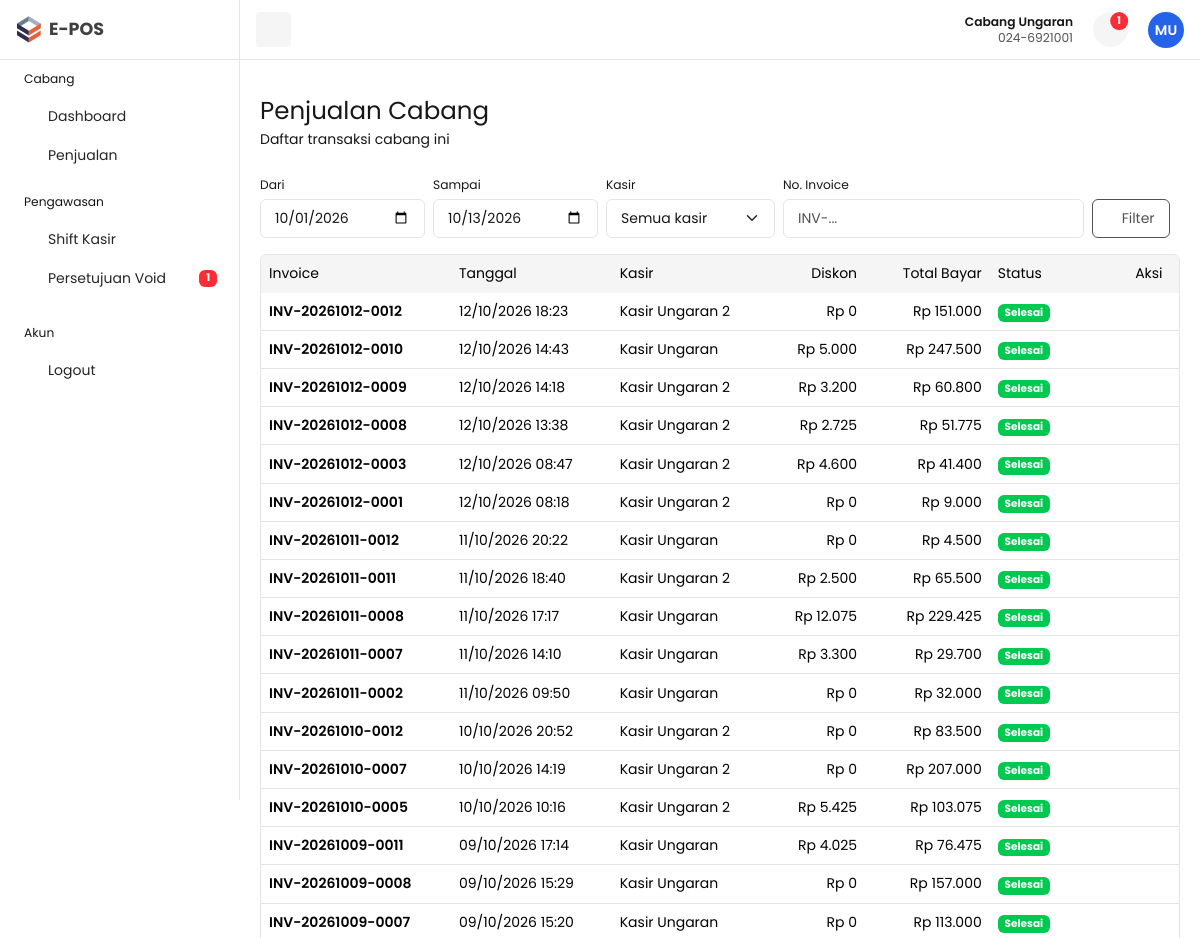
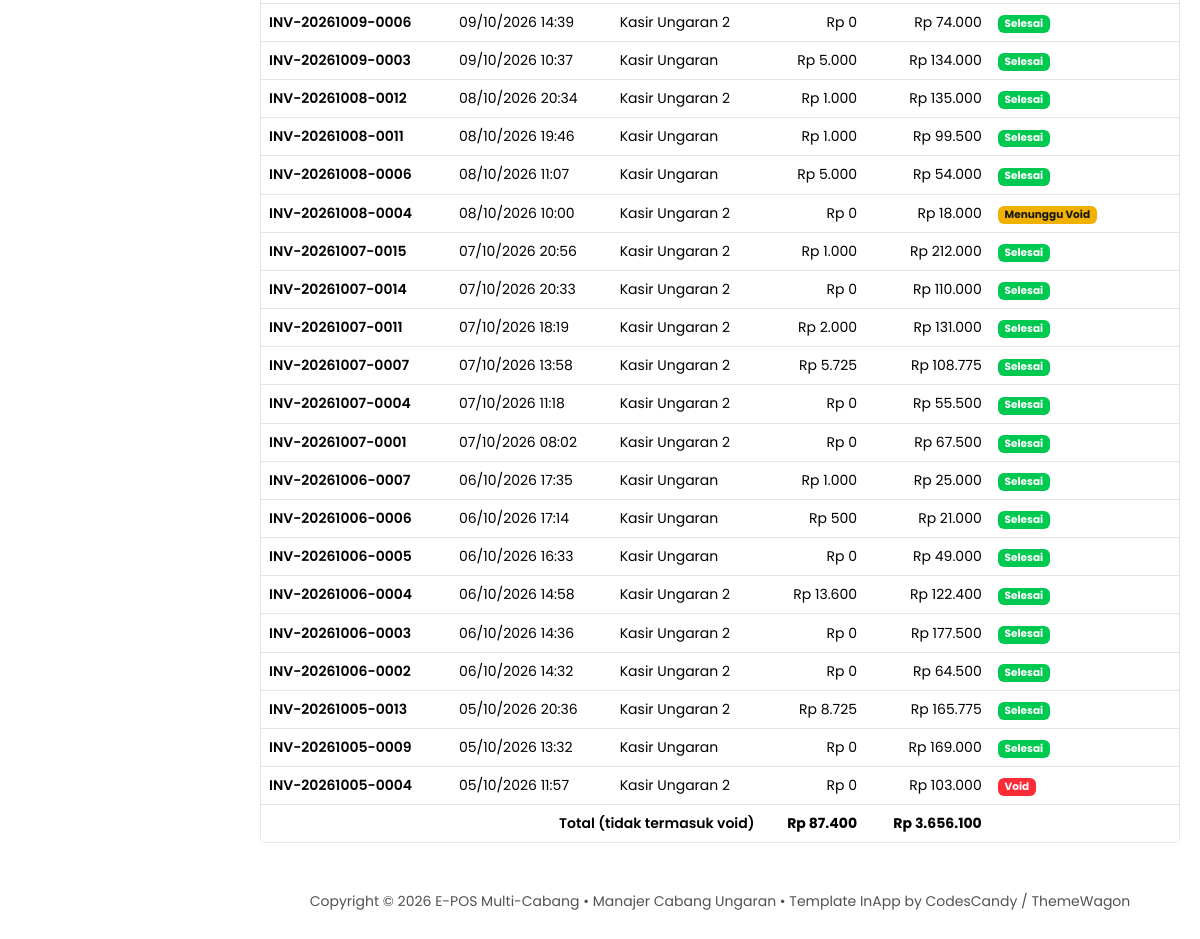
Screenshot of /manajer/index.php?page=penjualan (signed in) with the database file from the repository (2 pictures, top to bottom).
### tables this page shows
CREATE TABLE `branches` (
  `id`          INT NOT NULL AUTO_INCREMENT,
  `nama_cabang` VARCHAR(100) NOT NULL,
  `alamat`      TEXT,
  `telepon`     VARCHAR(20) DEFAULT NULL,
  PRIMARY KEY (`id`)
);

CREATE TABLE `transactions` (
  `id`             INT NOT NULL AUTO_INCREMENT,
  `branch_id`      INT NOT NULL,
  `cashier_id`     INT NOT NULL,
  `invoice_number` VARCHAR(30) NOT NULL,
  `total_bayar`    DECIMAL(15,2) NOT NULL DEFAULT 0.00,
  `diskon`         DECIMAL(15,2) NOT NULL DEFAULT 0.00,
  `tanggal`        DATETIME NOT NULL DEFAULT CURRENT_TIMESTAMP,
  `status`         ENUM('selesai','menunggu_void','void') NOT NULL DEFAULT 'selesai',
  PRIMARY KEY (`id`),
  UNIQUE KEY `invoice_number` (`invoice_number`),
  KEY `fk_trx_branch` (`branch_id`),
  KEY `fk_trx_cashier` (`cashier_id`),
  KEY `idx_trx_tanggal` (`tanggal`),
  CONSTRAINT `fk_trx_branch`  FOREIGN KEY (`branch_id`)  REFERENCES `branches` (`id`),
  CONSTRAINT `fk_trx_cashier` FOREIGN KEY (`cashier_id`) REFERENCES `users` (`id`)
);

CREATE TABLE `users` (
  `id`        INT NOT NULL AUTO_INCREMENT,
  `nama`      VARCHAR(100) NOT NULL,
  `email`     VARCHAR(100) NOT NULL,
  `password`  VARCHAR(255) NOT NULL,
  `role`      ENUM('admin','kasir','manajer') NOT NULL,
  `branch_id` INT DEFAULT NULL,
  PRIMARY KEY (`id`),
  UNIQUE KEY `email` (`email`),
  KEY `fk_users_branch` (`branch_id`),
  CONSTRAINT `fk_users_branch` FOREIGN KEY (`branch_id`) REFERENCES `branches` (`id`)
);

### manajer/database/connection.php (called while the page is built, shortened)
<?php
require_once __DIR__ . '/../../login/database/cek_skema.php';
class Database
{
    private $host = "localhost";
    private $username = "root";
    private $password = "";
    private $database = "e-pos";
    public $conn;
    public function __construct()
    {
        try {
            $this->conn = new mysqli(
                $this->host,
                $this->username,
                $this->password,
                $this->database
            );
        } catch (mysqli_sql_exception $ex) {
            eposHentikan('Tidak bisa terhubung ke database "' . $this->database . '". (' . $ex->getMessage() . ')');
        }
        $this->conn->set_charset('utf8mb4');
        eposCekSkema($this->conn);
    }
}

### login/database/cek_skema.php (called while the page is built, shortened)
<?php
function eposCekSkema($conn)
{
    $cek = [
        'branches'            => 'id, nama_cabang, alamat, telepon',
        'users'               => 'id, nama, email, password, role, branch_id',
        'products'            => 'id, branch_id, nama_produk, harga_jual, stok',
        'transactions'        => 'id, branch_id, cashier_id, invoice_number, total_bayar, diskon, tanggal, status',
        'transaction_details' => 'id, transaction_id, product_id, jumlah, harga_satuan, subtotal',
    ];
    foreach ($cek as $tabel => $kolom) {
        try {
            $conn->query("SELECT $kolom FROM $tabel LIMIT 1");
        } catch (mysqli_sql_exception $ex) {
            eposHentikan("Tabel '$tabel' belum ada atau kolomnya tidak sesuai. (" . $ex->getMessage() . ')');
        }
    }
}

### manajer/function/manajer.php (called while the page is built, shortened)
<?php
require_once 'database/connection.php';
class Manajer
{
    private $conn;
    private $branch;
    public function __construct($branch_id)
    {
        $database = new Database();
        $this->conn = $database->conn;
        $this->branch = (int) $branch_id;
    }
    private function all($stmt)
    {
        $stmt->execute();
        return $stmt->get_result()->fetch_all(MYSQLI_ASSOC);
    }
    public function cabang()
    {
        $stmt = $this->conn->prepare("SELECT * FROM branches WHERE id = ?");
        $stmt->bind_param('i', $this->branch);
        $stmt->execute();
        return $stmt->get_result()->fetch_assoc();
    }
    public function jumlahMenungguVoid()
    {
        $stmt = $this->conn->prepare(
            "SELECT COUNT(*) AS n FROM transactions WHERE branch_id = ? AND status = 'menunggu_void'"
        );
        $stmt->bind_param('i', $this->branch);
        $stmt->execute();
        return (int) $stmt->get_result()->fetch_assoc()['n'];
    }
    public function penjualan($dari, $sampai, $kasir_id, $cari)
    {
        $like = '%' . $cari . '%';
        $stmt = $this->conn->prepare(
            "SELECT t.*, u.nama AS nama_kasir
             FROM transactions t JOIN users u ON u.id = t.cashier_id
             WHERE t.branch_id = ?
               AND DATE(t.tanggal) BETWEEN ? AND ?
               AND (? = 0 OR t.cashier_id = ?)
               AND t.invoice_number LIKE ?
             ORDER BY t.tanggal DESC"
        );
        $stmt->bind_param('issiis', $this->branch, $dari, $sampai, $kasir_id, $kasir_id, $like);
        return $this->all($stmt);
    }
}

### manajer/pages/penjualan.php (the view, shortened to what this page needs)
<?php
$dari = tglValid(isset($_GET['dari']) ? $_GET['dari'] : '', date('Y-m-01'));
$sampai = tglValid(isset($_GET['sampai']) ? $_GET['sampai'] : '', date('Y-m-d'));
$kasir_id = isset($_GET['kasir_id']) ? (int) $_GET['kasir_id'] : 0;
$cari = isset($_GET['cari']) ? trim($_GET['cari']) : '';
$data = $mgr->penjualan($dari, $sampai, $kasir_id, $cari);
$total = 0;
$diskon = 0;
foreach ($data as $r) {
    if ($r['status'] !== 'void') {
        $total += $r['total_bayar'];
        $diskon += $r['diskon'];
    }
}
?>
<div class="row">
    <div class="col-12">
        <form method="get" class="d-flex gap-2 mb-3 flex-wrap align-items-end">
            <div>
                <label class="form-label small mb-1">Dari</label>
                <input type="date" name="dari" value="<?= e($dari) ?>" class="form-control">
            </div>
            <div>
                <label class="form-label small mb-1">Sampai</label>
                <input type="date" name="sampai" value="<?= e($sampai) ?>" class="form-control">
            </div>
            <div>
                <label class="form-label small mb-1">Kasir</label>
                <select name="kasir_id" class="form-select">
                    <option value="0">Semua kasir</option>
                </select>
            </div>
            <div>
                <label class="form-label small mb-1">No. Invoice</label>
                <input type="text" name="cari" value="<?= e($cari) ?>" class="form-control" placeholder="INV-...">
            </div>
            <button class="btn btn-outline-secondary" type="submit"><i class="ti ti-filter"></i> Filter</button>
        </form>
        <div class="card table-responsive">
            <table class="table mb-0 text-nowrap table-hover">
                <thead class="table-light border-light">
                    <tr>
                        <th>Invoice</th>
                        <th>Tanggal</th>
                        <th>Kasir</th>
                        <th class="text-end">Diskon</th>
                        <th class="text-end">Total Bayar</th>
                        <th>Status</th>
                        <th>Aksi</th>
                    </tr>
                </thead>
                <tbody>
                    <?php foreach ($data as $row) { ?>
                        <tr class="align-middle">
                            <td class="fw-semibold"><?= e($row['invoice_number']) ?></td>
                            <td><?= e(date('d/m/Y H:i', strtotime($row['tanggal']))) ?></td>
                            <td><?= e($row['nama_kasir']) ?></td>
                            <td class="text-end"><?= rupiah($row['diskon']) ?></td>
                            <td class="text-end"><?= rupiah($row['total_bayar']) ?></td>
                            <td><?= badgeStatus($row['status']) ?></td>
                            <td><a href="index.php?page=detail&id=<?= (int) $row['id'] ?>" title="Lihat detail"><i class="ti ti-eye"></i></a></td>
                        </tr>
                    <?php } ?>
                </tbody>
                <?php if ($data) { ?>
                    <tfoot>
                        <tr>
                            <td colspan="3" class="text-end fw-semibold border-bottom-0">Total (tidak termasuk void)</td>
                            <td class="text-end fw-bold border-bottom-0"><?= rupiah($diskon) ?></td>
                            <td class="text-end fw-bold border-bottom-0"><?= rupiah($total) ?></td>
                            <td colspan="2" class="border-bottom-0"></td>
                        </tr>
                    </tfoot>
                <?php } ?>
            </table>
        </div>
    </div>
</div>

### manajer/index.php (shortened to what this page needs)
<?php
require_once 'function/guard.php';
require_once 'function/manajer.php';
$mgr = new Manajer($BRANCH_ID);
$cabang = $mgr->cabang();
$voidPending = $mgr->jumlahMenungguVoid();
$page = isset($_GET['page']) ? $_GET['page'] : 'dashboard';
$judul = [
    'dashboard' => ['Dashboard Cabang', 'Ringkasan penjualan ' . $cabang['nama_cabang']],
    'penjualan' => ['Penjualan Cabang', 'Daftar transaksi cabang ini'],
    'detail'    => ['Detail Transaksi', 'Rincian barang yang dibeli'],
    'shift'     => ['Penutupan Shift Kasir', 'Rekap kasir per hari'],
    'void'      => ['Persetujuan Void', 'Setujui atau tolak pengajuan void dari kasir'],
];
?>
<!DOCTYPE html>
<html lang="id">
<?php include 'partials/head.php' ?>
<body>
    <?php include 'components/topbar.php' ?>
    <?php include 'components/sidebar.php' ?>
    <main id="content" class="content py-10">
        <div class="container-fluid">
            <div class="row">
                <div class="col-12">
                    <div class="d-flex flex-column flex-md-row justify-content-between align-items-md-center mb-4 gap-3">
                        <div>
                            <h1 class="fs-3 mb-1"><?= e($judul[$page][0]) ?></h1>
                            <p class="mb-0"><?= e($judul[$page][1]) ?></p>
                        </div>
                    </div>
                </div>
            </div>
            <?php
            switch ($page) {
                case 'penjualan':
                    include 'pages/penjualan.php';
                    break;
            }
            ?>
            <?php include 'components/footer.php' ?>
        </div>
    </main>
</body>
</html>

### manajer/components/topbar.php (shortened to what this page needs)
<?php require_once __DIR__ . '/../../login/shared.php'; ?>
<nav id="topbar" class="navbar bg-white border-bottom fixed-top topbar px-3">
    <button id="toggleBtn" class="d-none d-lg-inline-flex btn btn-light btn-icon btn-sm ">
        <i class="ti ti-layout-sidebar-left-expand"></i>
    </button>
    <div>
        <ul class="list-unstyled d-flex align-items-center mb-0 gap-1">
            <li class="me-3 d-none d-md-block text-end lh-sm">
                <div class="small fw-semibold"><?= e($cabang['nama_cabang']) ?></div>
                <div class="small text-secondary"><?= e($cabang['telepon']) ?></div>
            </li>
            <li>
                <a class="position-relative btn-icon btn-sm btn-light btn rounded-circle" data-bs-toggle="dropdown"
                    aria-expanded="false" href="#" role="button">
                    <i class="ti ti-bell"></i>
                    <?php if ($voidPending > 0) { ?>
                        <span class="position-absolute top-0 start-100 translate-middle badge rounded-pill bg-danger mt-2 ms-n2">
                            <?= (int) $voidPending ?>
                        </span>
                    <?php } ?>
                </a>
            </li>
            <li class="ms-3 dropdown">
                <a href="#" role="button" data-bs-toggle="dropdown" aria-expanded="false">
                    <?= eposAvatar($_SESSION['user']['nama'], $_SESSION['user']['role'], 36) ?>
                </a>
            </li>
        </ul>
    </div>
</nav>

### manajer/function/guard.php (shortened to what this page needs)
<?php
$BRANCH_ID = (int) $_SESSION['user']['branch_id'];
function e($v)
{
    return htmlspecialchars((string) $v, ENT_QUOTES, 'UTF-8');
}
function rupiah($n)
{
    return 'Rp ' . number_format((float) $n, 0, ',', '.');
}
function badgeStatus($s)
{
    $map = [
        'selesai'       => ['bg-success', 'Selesai'],
        'menunggu_void' => ['bg-warning text-dark', 'Menunggu Void'],
        'void'          => ['bg-danger', 'Void'],
    ];
    $b = isset($map[$s]) ? $map[$s] : ['bg-secondary', $s];
    return '<span class="badge ' . $b[0] . '">' . $b[1] . '</span>';
}
function tglValid($t, $default)
{
    $d = DateTime::createFromFormat('Y-m-d', (string) $t);
    return ($d && $d->format('Y-m-d') === $t) ? $t : $default;
}

### manajer/components/footer.php
<div class="row">
    <div class="col-12">
        <footer class="text-center py-2 mt-6 text-secondary ">
            <p class="mb-0">Copyright © <?= date('Y') ?> E-POS Multi-Cabang &bull; Manajer <?= e($cabang['nama_cabang']) ?> &bull; Template InApp by CodesCandy / ThemeWagon</p>
        </footer>
    </div>
</div>

### rows the page displays
branches: nama_cabang "Cabang Ungaran", telepon "024-6921001", nama_cabang "Penjualan Cabang", nama_cabang "Daftar transaksi cabang ini"
transactions: invoice_number "INV-20261012-0012", tanggal "12/10/2026 18:23", cashier.nama "Kasir Ungaran 2", diskon "Rp 0", total_bayar "Rp 151.000", status "Selesai"
transactions: invoice_number "INV-20261012-0010", tanggal "12/10/2026 14:43", cashier.nama "Kasir Ungaran", diskon "Rp 5.000", total_bayar "Rp 247.500", status "Selesai"
transactions: invoice_number "INV-20261012-0009", tanggal "12/10/2026 14:18", cashier.nama "Kasir Ungaran 2", diskon "Rp 3.200", total_bayar "Rp 60.800", status "Selesai"
transactions: invoice_number "INV-20261012-0008", tanggal "12/10/2026 13:38", cashier.nama "Kasir Ungaran 2", diskon "Rp 2.725", total_bayar "Rp 51.775", status "Selesai"
transactions: invoice_number "INV-20261012-0003", tanggal "12/10/2026 08:47", cashier.nama "Kasir Ungaran 2", diskon "Rp 4.600", total_bayar "Rp 41.400", status "Selesai"
transactions: invoice_number "INV-20261012-0001", tanggal "12/10/2026 08:18", cashier.nama "Kasir Ungaran 2", diskon "Rp 0", total_bayar "Rp 9.000", status "Selesai"
transactions: invoice_number "INV-20261011-0012", tanggal "11/10/2026 20:22", cashier.nama "Kasir Ungaran", diskon "Rp 0", total_bayar "Rp 4.500", status "Selesai"
transactions: invoice_number "INV-20261011-0011", tanggal "11/10/2026 18:40", cashier.nama "Kasir Ungaran 2", diskon "Rp 2.500", total_bayar "Rp 65.500", status "Selesai"
transactions: invoice_number "INV-20261011-0008", tanggal "11/10/2026 17:17", cashier.nama "Kasir Ungaran", diskon "Rp 12.075", total_bayar "Rp 229.425", status "Selesai"
transactions: invoice_number "INV-20261011-0007", tanggal "11/10/2026 14:10", cashier.nama "Kasir Ungaran", diskon "Rp 3.300", total_bayar "Rp 29.700", status "Selesai"
transactions: invoice_number "INV-20261011-0002", tanggal "11/10/2026 09:50", cashier.nama "Kasir Ungaran", diskon "Rp 0", total_bayar "Rp 32.000", status "Selesai"
transactions: invoice_number "INV-20261010-0012", tanggal "10/10/2026 20:52", cashier.nama "Kasir Ungaran 2", diskon "Rp 0", total_bayar "Rp 83.500", status "Selesai"
transactions: invoice_number "INV-20261010-0007", tanggal "10/10/2026 14:19", cashier.nama "Kasir Ungaran 2", diskon "Rp 0", total_bayar "Rp 207.000", status "Selesai"
transactions: invoice_number "INV-20261010-0005", tanggal "10/10/2026 10:16", cashier.nama "Kasir Ungaran 2", diskon "Rp 5.425", total_bayar "Rp 103.075", status "Selesai"
transactions: invoice_number "INV-20261009-0011", tanggal "09/10/2026 17:14", cashier.nama "Kasir Ungaran", diskon "Rp 4.025", total_bayar "Rp 76.475", status "Selesai"
transactions: invoice_number "INV-20261009-0008", tanggal "09/10/2026 15:29", cashier.nama "Kasir Ungaran", diskon "Rp 0", total_bayar "Rp 157.000", status "Selesai"
transactions: invoice_number "INV-20261009-0007", tanggal "09/10/2026 15:20", cashier.nama "Kasir Ungaran", diskon "Rp 0", total_bayar "Rp 113.000", status "Selesai"
transactions: invoice_number "INV-20261009-0006", tanggal "09/10/2026 14:39", cashier.nama "Kasir Ungaran 2", diskon "Rp 0", total_bayar "Rp 74.000", status "Selesai"
transactions: invoice_number "INV-20261009-0003", tanggal "09/10/2026 10:37", cashier.nama "Kasir Ungaran", diskon "Rp 5.000", total_bayar "Rp 134.000", status "Selesai"
transactions: invoice_number "INV-20261008-0012", tanggal "08/10/2026 20:34", cashier.nama "Kasir Ungaran 2", diskon "Rp 1.000", total_bayar "Rp 135.000", status "Selesai"
transactions: invoice_number "INV-20261008-0011", tanggal "08/10/2026 19:46", cashier.nama "Kasir Ungaran", diskon "Rp 1.000", total_bayar "Rp 99.500", status "Selesai"
transactions: invoice_number "INV-20261008-0006", tanggal "08/10/2026 11:07", cashier.nama "Kasir Ungaran", diskon "Rp 5.000", total_bayar "Rp 54.000", status "Selesai"
transactions: invoice_number "INV-20261008-0004", tanggal "08/10/2026 10:00", cashier.nama "Kasir Ungaran 2", diskon "Rp 0", total_bayar "Rp 18.000", status "Menunggu Void"
transactions: invoice_number "INV-20261007-0015", tanggal "07/10/2026 20:56", cashier.nama "Kasir Ungaran 2", diskon "Rp 1.000", total_bayar "Rp 212.000", status "Selesai"
transactions: invoice_number "INV-20261007-0014", tanggal "07/10/2026 20:33", cashier.nama "Kasir Ungaran 2", diskon "Rp 0", total_bayar "Rp 110.000", status "Selesai"
transactions: invoice_number "INV-20261007-0011", tanggal "07/10/2026 18:19", cashier.nama "Kasir Ungaran 2", diskon "Rp 2.000", total_bayar "Rp 131.000", status "Selesai"
transactions: invoice_number "INV-20261007-0007", tanggal "07/10/2026 13:58", cashier.nama "Kasir Ungaran 2", diskon "Rp 5.725", total_bayar "Rp 108.775", status "Selesai"
transactions: invoice_number "INV-20261007-0004", tanggal "07/10/2026 11:18", cashier.nama "Kasir Ungaran 2", diskon "Rp 0", total_bayar "Rp 55.500", status "Selesai"
transactions: invoice_number "INV-20261007-0001", tanggal "07/10/2026 08:02", cashier.nama "Kasir Ungaran 2", diskon "Rp 0", total_bayar "Rp 67.500", status "Selesai"
transactions: invoice_number "INV-20261006-0007", tanggal "06/10/2026 17:35", cashier.nama "Kasir Ungaran", diskon "Rp 1.000", total_bayar "Rp 25.000", status "Selesai"
transactions: invoice_number "INV-20261006-0006", tanggal "06/10/2026 17:14", cashier.nama "Kasir Ungaran", diskon "Rp 500", total_bayar "Rp 21.000", status "Selesai"
transactions: invoice_number "INV-20261006-0005", tanggal "06/10/2026 16:33", cashier.nama "Kasir Ungaran", diskon "Rp 0", total_bayar "Rp 49.000", status "Selesai"
transactions: invoice_number "INV-20261006-0004", tanggal "06/10/2026 14:58", cashier.nama "Kasir Ungaran 2", diskon "Rp 13.600", total_bayar "Rp 122.400", status "Selesai"
transactions: invoice_number "INV-20261006-0003", tanggal "06/10/2026 14:36", cashier.nama "Kasir Ungaran 2", diskon "Rp 0", total_bayar "Rp 177.500", status "Selesai"
transactions: invoice_number "INV-20261006-0002", tanggal "06/10/2026 14:32", cashier.nama "Kasir Ungaran 2", diskon "Rp 0", total_bayar "Rp 64.500", status "Selesai"
transactions: invoice_number "INV-20261005-0013", tanggal "05/10/2026 20:36", cashier.nama "Kasir Ungaran 2", diskon "Rp 8.725", total_bayar "Rp 165.775", status "Selesai"
transactions: invoice_number "INV-20261005-0009", tanggal "05/10/2026 13:32", cashier.nama "Kasir Ungaran", diskon "Rp 0", total_bayar "Rp 169.000", status "Selesai"
transactions: invoice_number "INV-20261005-0004", tanggal "05/10/2026 11:57", cashier.nama "Kasir Ungaran 2", diskon "Rp 0", total_bayar "Rp 103.000", status "Void"

### other values shown
$voidPending "1"
$ini "MU"
rupiah($diskon) "Rp 87.400"
rupiah($total) "Rp 3.656.100"
